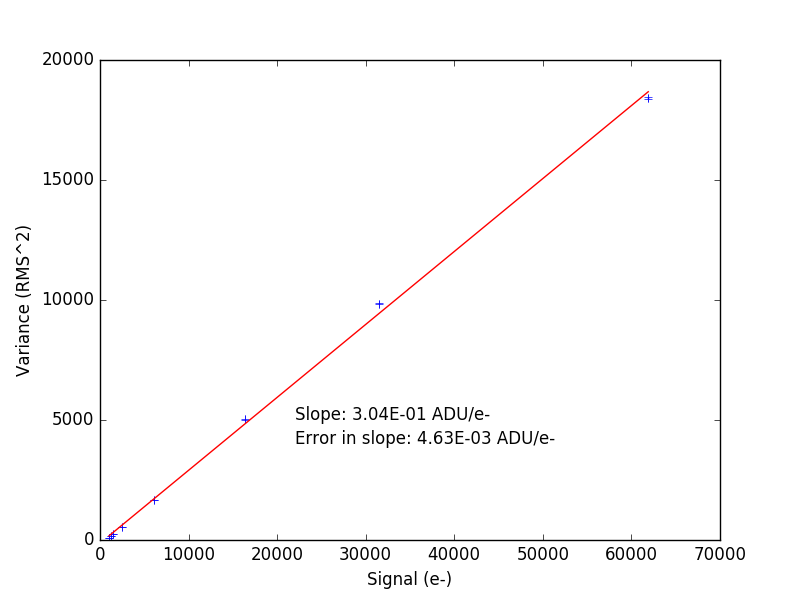

Here is the Python script that generated this plot:
from astropy.io import fits
import numpy as np
import matplotlib.pyplot as plt


def rms(x):
    return (np.absolute(np.mean(x**2) - (np.mean(x))**2))**0.5


def construct_data_array(filename_prefix, n_images):
    da = []
    for i in range(n_images):
        if i+1 < 10:
            j = '00'+str(i+1)
        else:
            j = '0'+str(i+1)
        da.append(fits.open(filename_prefix+j+'.FIT')[0].data)
    da = np.array(da, dtype=float)
    return da

prefix_list = ['flat_100ms_', 'flat_500ms_', 'flat_1000ms_', 'flat_3000ms_', 'flat_1e4ms_', 'flat_3e4ms_',
               'flat_6e4ms_', 'flat_12e4ms_']
y = []
x = []
yerr = []
xerr = []

for prefix in prefix_list:
    # Calculate mean array
    data = construct_data_array(prefix, 3)
    mean_array = np.mean(data, axis=0)
    mean_err = rms(mean_array)/390150.**0.5

    # READ NOISE 1, 2: Calculate RMS array
    average_of_square = np.mean(data**2, axis=0)
    square_of_average = (np.mean(data, axis=0))**2
    variance = np.absolute(average_of_square - square_of_average)
    variance_err = rms(variance)/390150.**0.5

    y.append(np.median(variance))
    yerr.append(variance_err)
    x.append(np.median(mean_array))
    xerr.append(mean_err)

for i in range(len(prefix_list)):
    print i
    print "Variance: ", '%.3f' % y[i]
    print "Variance Error: ", yerr[i]
    print "Mean Signal: ", '%.3f' % x[i]
    print "Signal error: ", xerr[i]

p, V = np.polyfit(x, y, 1, cov=True)
print "\nSlope: ", p[0]
print "Error in slope: ", np.sqrt(V[0][0])

yfit = []
for item in x:
    y1 = p[0]*item + p[1]
    yfit.append(y1)

fig = plt.figure()
ax = fig.add_subplot(111)
plt.errorbar(x, y, xerr=xerr, yerr=yerr, fmt='none', ecolor='b')
ax.annotate('Slope: '+str("%.2E" % p[0])+' ADU/e-', xy=(22000, 5000))
ax.annotate("Error in slope: "+str("%.2E" % np.sqrt(V[0][0]))+' ADU/e-', xy=(22000, 4000))
plt.plot(x, yfit, 'r')
plt.xlabel('Signal (e-)')
plt.ylabel('Variance (RMS^2)')
plt.show()
